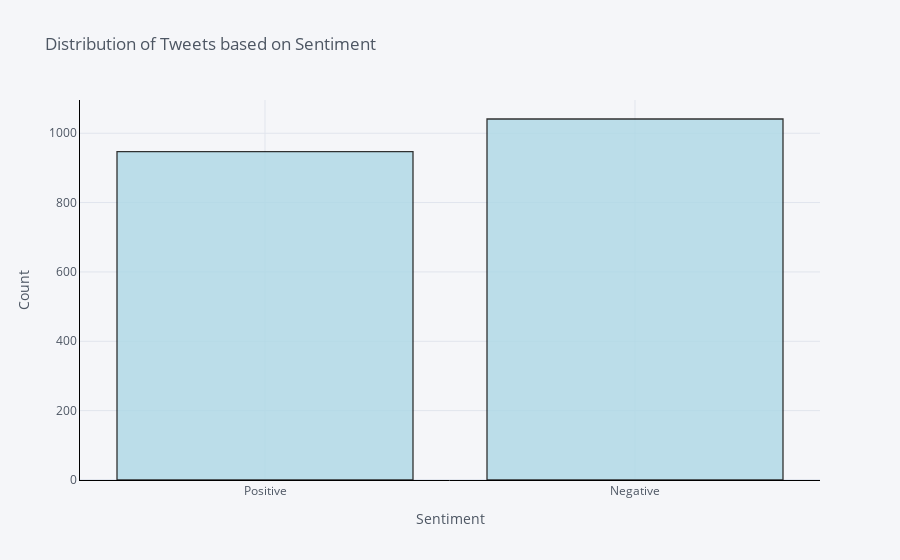

Notebook code cell kept with this figure:
### Markdown cell above
### Distribution of Questions based on Quality

### Code cell
df1['Sentiment'].iplot(kind = 'hist',bins = 40, 
               xTitle = 'Sentiment', yTitle = 'Count',
              title = 'Distribution of Tweets based on Sentiment',
              colors = 'lightblue', linecolor = 'black')

### Figure 1 — Plotly figure (JSON) as saved in the notebook; plotly's stock layout.template omitted (floating-point values rounded to 4 significant figures; data arrays with more than 128 entries replaced by an {"elided": "..."} marker saying what was removed)
{"data": [{"histfunc": "count", "histnorm": "", "marker": {"color": "rgba(173, 216, 230, 1.0)", "line": {"color": "#000000", "width": 1.3}}, "name": "Sentiment", "nbinsx": 40, "opacity": 0.8, "orientation": "v", "type": "histogram", "x": {"elided": "1988 str values"}}], "layout": {"barmode": "overlay", "legend": {"bgcolor": "#F5F6F9", "font": {"color": "#4D5663"}}, "paper_bgcolor": "#F5F6F9", "plot_bgcolor": "#F5F6F9", "title": {"font": {"color": "#4D5663"}, "text": "Distribution of Tweets based on Sentiment"}, "xaxis": {"gridcolor": "#E1E5ED", "linecolor": "black", "showgrid": true, "tickfont": {"color": "#4D5663"}, "title": {"font": {"color": "#4D5663"}, "text": "Sentiment"}, "zerolinecolor": "#E1E5ED"}, "yaxis": {"gridcolor": "#E1E5ED", "linecolor": "black", "showgrid": true, "tickfont": {"color": "#4D5663"}, "title": {"font": {"color": "#4D5663"}, "text": "Count"}, "zerolinecolor": "#E1E5ED"}}}
